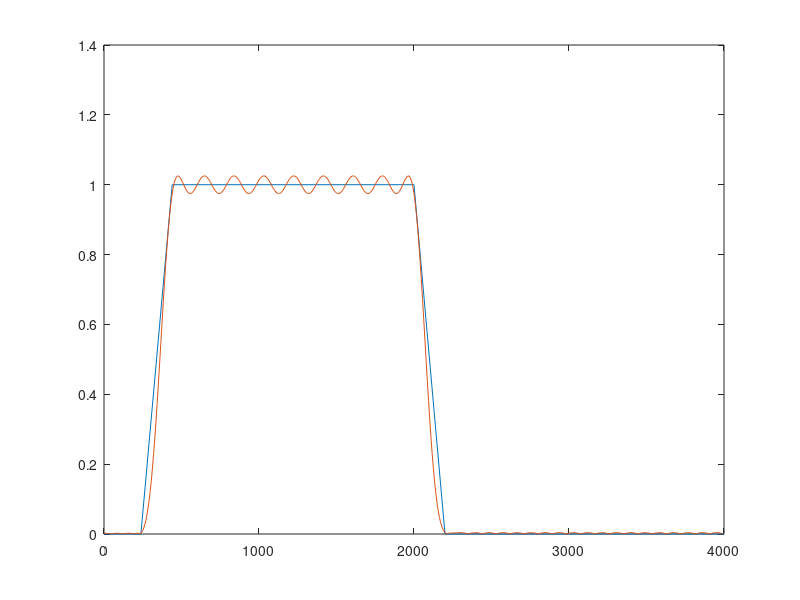
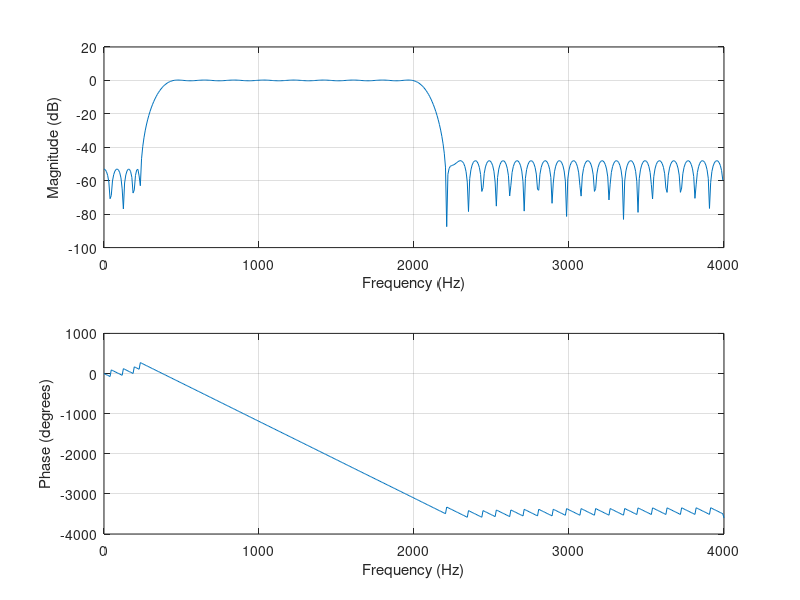

These figures' MATLAB source, in order:
F = [238 440 2000 2200];  %tap frequencies
A = [0 1 0];                    %tap gain, assume its working on
                                    %pairs of entries, with an implicit 0
                                    %at the start and end
pass_ripple = (10^(0.35/20)-1)/(10^(0.35/20)+1); 
stop_ripple = 10^(-50/20);
stop_ripple_front = 10^(-55/20);
DEV = [stop_ripple_front pass_ripple stop_ripple];
Fs = 8000;                          %Fsamp

[m,f,a,W] = firpmord(F,A,DEV,Fs);   %tells us what order and shit it needs to be

b = firpm(m,f,a, W);                %coeffs of the FIR filter
[h,w] = freqz(b,1,512);         %freqz(numerator, denominator, resolution)
plot(f/2 * Fs,a,w/2/pi * Fs,abs(h)) %draws the something....

figure;                             %create new figure window
freqz(b,1,512, Fs);                 %plot magnitude and phase of filter design

tmp = (b(1));
str = ['double b[] = {' num2str(tmp)];
for i=2:length(b)
    tmp = (b(i));
    str = [str, ', ', num2str(tmp)];
end;
str = [str, '}'];

